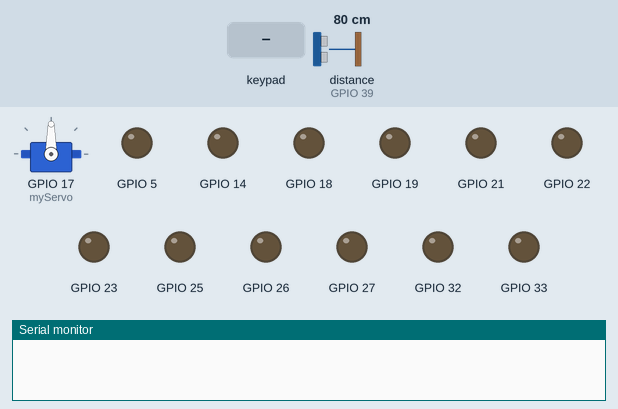
The sketch below on a simulated ESP32. Parts: servo, output pins drawn as LEDs (lit = HIGH), the last lines printed to the serial monitor. Dashed ring = blinking. The test bench sets the inputs (shaded band); at power-on: distance to the obstacle (sensor on GPIO 39) 80 cm. The echo pulse lasts 58.3 µs per cm; pins used as bus, display or sensor lines are not drawn.

Above: at 1.2 s.
1.3 s: key '+' pressed
At 1.9 s:
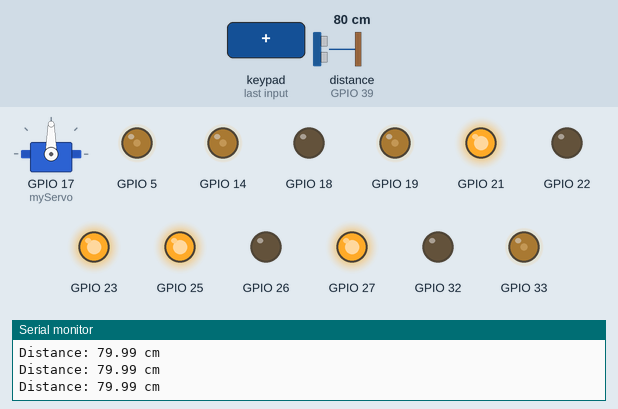
2.8 s: distance to the obstacle (sensor on GPIO 39) set to 34 cm
4.3 s: distance to the obstacle (sensor on GPIO 39) set to 27 cm
At 4.7 s:
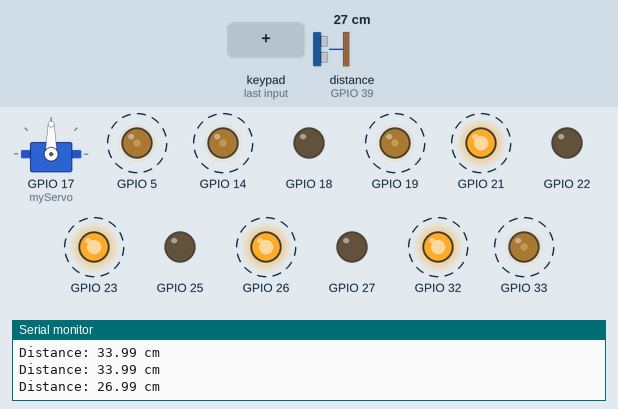
7.3 s: distance to the obstacle (sensor on GPIO 39) set to 35 cm
At 8.7 s:
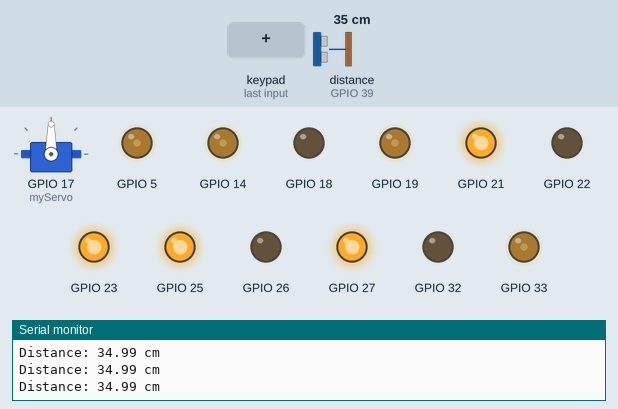
9.0 s: distance to the obstacle (sensor on GPIO 39) set to 2 cm
At 9.5 s:
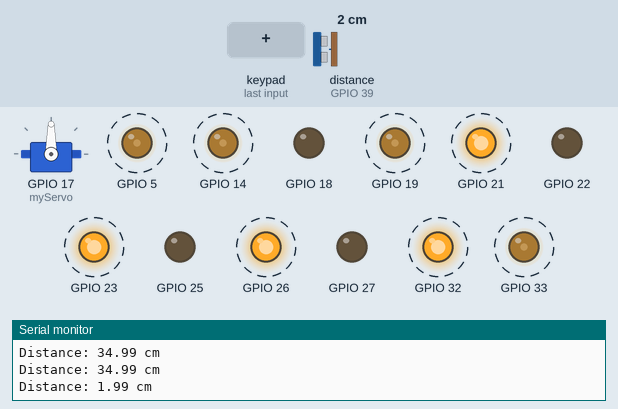
12.0 s: key '-' pressed
Timing chart, 0 to 14.5 s (numbered marks = the images above; inputs shaded):
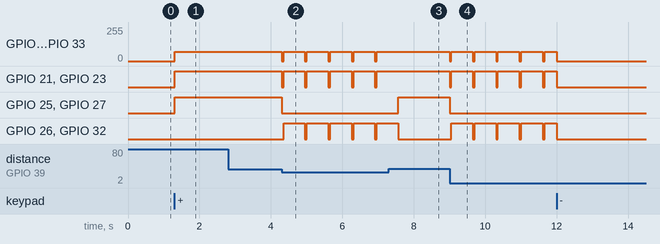

Measured:
- the behaviour switches between 31 and 30 cm on distance to the obstacle (sensor on GPIO 39) (found by bisection; images 1 and 2)
- after the input at 1.3 s, GPIO 5, GPIO 14, GPIO 19, GPIO 33: 0/255 → 70/255 at once; GPIO 21, GPIO 23, GPIO 25, GPIO 27: LOW → HIGH at once
- after the input at 4.3 s, GPIO 5, GPIO 14, GPIO 19, GPIO 33: alternates 70/255 for 0.60 s and 0/255 for 0.05 s, starting at once; GPIO 21, GPIO 23: alternates HIGH for 0.60 s and LOW for 0.05 s, starting at once; GPIO 25, GPIO 27: HIGH → LOW at once; GPIO 26, GPIO 32: alternates HIGH for 0.60 s and LOW for 0.05 s, starting after 0.05 s
- after the input at 7.3 s, GPIO 5, GPIO 14, GPIO 19, GPIO 33: stops changing and stays 70/255; GPIO 21, GPIO 23: stops changing and stays HIGH; GPIO 25, GPIO 27: LOW → HIGH after 0.27 s; GPIO 26, GPIO 32: goes on until 7.6 s, then stays LOW
- after the input at 9.0 s, GPIO 5, GPIO 14, GPIO 19, GPIO 33: alternates 70/255 for 0.60 s and 0/255 for 0.05 s, starting at once; GPIO 21, GPIO 23: alternates HIGH for 0.60 s and LOW for 0.05 s, starting at once; GPIO 25, GPIO 27: HIGH → LOW at once; GPIO 26, GPIO 32: alternates HIGH for 0.60 s and LOW for 0.05 s, starting after 0.05 s

The sketch:

robotic_lab3.ino
```cpp
#define CUSTOM_SETTINGS
#define INCLUDE_GAMEPAD_MODULE
#define TRIG_PIN 13
#define ECHO_PIN 39

#include <DabbleESP32.h>
#include <ESP32Servo.h>

const char* BT_NAME = "swag robot";

Servo myServo;

int speed = 70;
long duration;
float distance;
int angle = 90;


// Replace your debounce flags with these
unsigned long lastSquareTime = 0;
unsigned long lastCircleTime = 0;
const unsigned long DEBOUNCE_MS = 300; // adjust if needed

// 0 = idle, 1 = manual, 2 = automatic
int mode = 0;

// ── Motor setup ───────────────────────────────────────────────────────────────
void setup() {
  Serial.begin(115200);
  Dabble.begin(BT_NAME);

  pinMode(25, OUTPUT); pinMode(26, OUTPUT);
  ledcSetup(4, 20000, 8); ledcAttachPin(33, 4);

  pinMode(32, OUTPUT); pinMode(27, OUTPUT);
  ledcSetup(5, 20000, 8); ledcAttachPin(14, 5);

  pinMode(21, OUTPUT); pinMode(18, OUTPUT);
  ledcSetup(6, 20000, 8); ledcAttachPin(5, 6);

  pinMode(23, OUTPUT); pinMode(22, OUTPUT);
  ledcSetup(7, 20000, 8); ledcAttachPin(19, 7);

  pinMode(TRIG_PIN, OUTPUT);
  pinMode(ECHO_PIN, INPUT);

  myServo.attach(17);
  myServo.write(angle);
  stopMotors();
}

// ── Drive functions ───────────────────────────────────────────────────────────
void forward() {
  ledcWrite(4, speed); digitalWrite(25, HIGH); digitalWrite(26, LOW);
  ledcWrite(5, speed); digitalWrite(32, LOW);  digitalWrite(27, HIGH);
  ledcWrite(6, speed); digitalWrite(21, HIGH); digitalWrite(18, LOW);
  ledcWrite(7, speed); digitalWrite(23, HIGH); digitalWrite(22, LOW);
}

void backward() {
  ledcWrite(4, speed); digitalWrite(25, LOW);  digitalWrite(26, HIGH);
  ledcWrite(5, speed); digitalWrite(32, HIGH); digitalWrite(27, LOW);
  ledcWrite(6, speed); digitalWrite(21, LOW);  digitalWrite(18, HIGH);
  ledcWrite(7, speed); digitalWrite(23, LOW);  digitalWrite(22, HIGH);
}

void left() {
  ledcWrite(4, speed); digitalWrite(25, LOW);  digitalWrite(26, HIGH);
  ledcWrite(5, speed); digitalWrite(32, HIGH); digitalWrite(27, LOW);
  ledcWrite(6, speed); digitalWrite(21, HIGH); digitalWrite(18, LOW);
  ledcWrite(7, speed); digitalWrite(23, HIGH); digitalWrite(22, LOW);
}

void right() {
  ledcWrite(4, speed); digitalWrite(25, HIGH); digitalWrite(26, LOW);
  ledcWrite(5, speed); digitalWrite(32, LOW);  digitalWrite(27, HIGH);
  ledcWrite(6, speed); digitalWrite(21, LOW);  digitalWrite(18, HIGH);
  ledcWrite(7, speed); digitalWrite(23, LOW);  digitalWrite(22, HIGH);
}

void stopMotors() {
  ledcWrite(4, 0); digitalWrite(25, LOW); digitalWrite(26, LOW);
  ledcWrite(5, 0); digitalWrite(32, LOW); digitalWrite(27, LOW);
  ledcWrite(6, 0); digitalWrite(21, LOW); digitalWrite(18, LOW);
  ledcWrite(7, 0); digitalWrite(23, LOW); digitalWrite(22, LOW);
}

// ── Ultrasonic helper ─────────────────────────────────────────────────────────
float readDistance() {
  digitalWrite(TRIG_PIN, LOW);
  delayMicroseconds(2);
  digitalWrite(TRIG_PIN, HIGH);
  delayMicroseconds(10);
  digitalWrite(TRIG_PIN, LOW);
  duration = pulseIn(ECHO_PIN, HIGH, 30000);
  if (duration == 0) return 999.0;
  return (duration * 0.0343) / 2.0;
}

// ── Timing variables for non-blocking auto mode ───────────────────────────────
unsigned long avoidStart = 0;
bool avoiding = false;

// ── Manual mode ───────────────────────────────────────────────────────────────
void manual() {
  if      (GamePad.isUpPressed())    forward();
  else if (GamePad.isDownPressed())  backward();
  else if (GamePad.isLeftPressed())  left();
  else if (GamePad.isRightPressed()) right();
  else                               stopMotors();

  unsigned long now = millis();

  if (GamePad.isSquarePressed() && (now - lastSquareTime >= DEBOUNCE_MS)) {
    lastSquareTime = now;
    angle += 10;
    angle = constrain(angle, 80, 120);
    myServo.write(angle);
    Serial.print("Angle: "); Serial.println(angle); // debug
  }
  if (GamePad.isCirclePressed() && (now - lastCircleTime >= DEBOUNCE_MS)) {
    lastCircleTime = now;
    angle -= 10;
    angle = constrain(angle, 80, 120);
    myServo.write(angle);
    Serial.print("Angle: "); Serial.println(angle); // debug
  }
  if (GamePad.isCrossPressed()) {
    angle = 80;
    myServo.write(angle);
  }
  if (GamePad.isTrianglePressed()) {
    angle = 120;
    myServo.write(angle);
  }
}

// ── Automatic mode (non-blocking) ─────────────────────────────────────────────
void automatic() {
  if (avoiding) {
    // Currently turning — wait 600 ms then stop and resume forward
    if (millis() - avoidStart >= 600) {
      avoiding = false;
      stopMotors();
    }
    // else: keep turning (left() was already called)
  } else {
    distance = readDistance();
    Serial.print("Distance: "); Serial.print(distance); Serial.println(" cm");

    if (distance < 30.0) {
      stopMotors();
      delay(50);           // tiny pause — safe, very short
      left();
      avoidStart = millis();
      avoiding = true;
    } else {
      forward();
    }
  }
}

// ── Main loop ─────────────────────────────────────────────────────────────────
void loop() {
  Dabble.processInput();

  // Latch mode on button press
  if (GamePad.isStartPressed())  { mode = 2; Serial.println("Mode: AUTO"); }
  if (GamePad.isSelectPressed()) { mode = 1; Serial.println("Mode: MANUAL"); }

  switch (mode) {
    case 1: manual();    break;
    case 2: automatic(); break;
    default: stopMotors(); break;
  }
}
```
